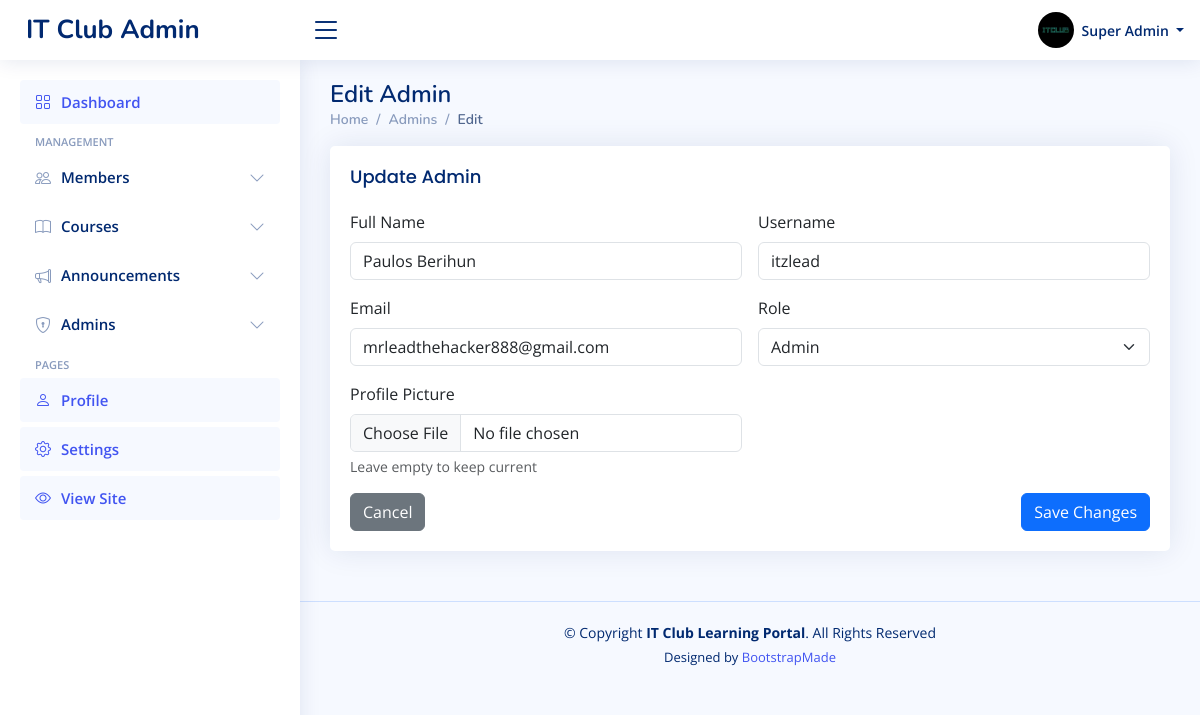
/admin/admins/edit/2 (signed in), run on an earlier commit of the app's database.
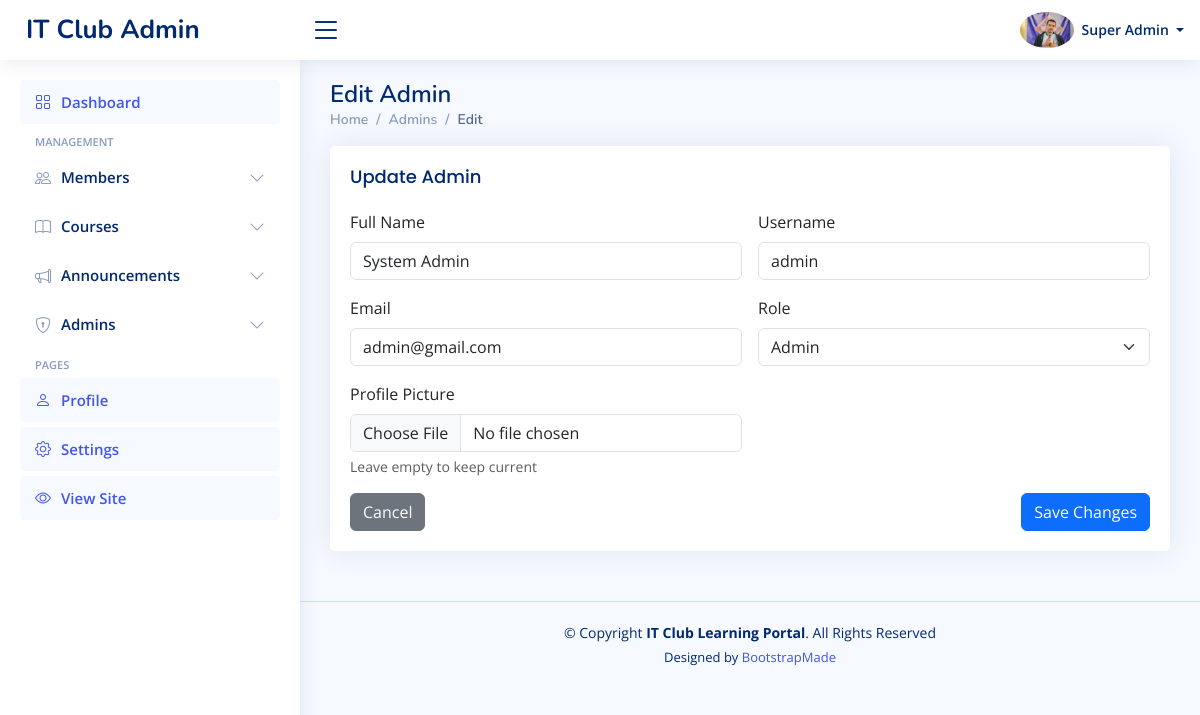
And on a later commit of the database.
### tables this page shows
CREATE TABLE admins (
        id INTEGER PRIMARY KEY AUTOINCREMENT,
        full_name TEXT NOT NULL,
        username TEXT UNIQUE NOT NULL,
        email TEXT UNIQUE NOT NULL,
        password TEXT NOT NULL,
        role TEXT NOT NULL,
        created_at TIMESTAMP DEFAULT CURRENT_TIMESTAMP
    , profile_picture TEXT);

### app.py (the view, shortened to what this page needs)
@app.route('/admin/admins/edit/<int:admin_id>', methods=['GET', 'POST'])
@admin_required
@super_admin_required
def edit_admin(admin_id):
    db = get_db()
    admin = db.execute('SELECT * FROM admins WHERE id = ?', (admin_id,)).fetchone()
    if not admin:
        flash('Admin not found.', 'error')
        return redirect(url_for('admin_admins'))
    return render_template('admin/edit_admin.html', admin=admin)

### app.py (called while the page is built)
def get_db():
    if 'db' not in g:
        g.db = sqlite3.connect(app.config['DATABASE'])
        g.db.row_factory = sqlite3.Row
    return g.db

def admin_required(f):
    @functools.wraps(f)
    def decorated(*args, **kwargs):
        if 'admin_id' not in session:
            flash('Admin login required.', 'error')
            return redirect(url_for('admin_login'))
        return f(*args, **kwargs)
    return decorated

def super_admin_required(f):
    @functools.wraps(f)
    def decorated(*args, **kwargs):
        if 'admin_id' not in session or session.get('admin_role') != 'super_admin':
            flash('Super admin access required.', 'error')
            return redirect(url_for('admin_dashboard'))
        return f(*args, **kwargs)
    return decorated

### templates/admin/edit_admin.html (shortened to what the changed rows need)
<!DOCTYPE html>
<html lang="en">
<head>
  <link href="{{ url_for('static', filename='vendor/bootstrap/css/bootstrap.min.css') }}" rel="stylesheet">
  <link href="{{ url_for('static', filename='vendor/bootstrap-icons/bootstrap-icons.css') }}" rel="stylesheet">
  <link href="{{ url_for('static', filename='vendor/boxicons/css/boxicons.min.css') }}" rel="stylesheet">
  <link href="{{ url_for('static', filename='vendor/quill/quill.snow.css') }}" rel="stylesheet">
  <link href="{{ url_for('static', filename='vendor/quill/quill.bubble.css') }}" rel="stylesheet">
  <link href="{{ url_for('static', filename='vendor/remixicon/remixicon.css') }}" rel="stylesheet">
  <link href="{{ url_for('static', filename='vendor/simple-datatables/style.css') }}" rel="stylesheet">
  <link href="{{ url_for('static', filename='css/style.css') }}" rel="stylesheet">
</head>
<body>
  <header id="header" class="header fixed-top d-flex align-items-center">
    <nav class="header-nav ms-auto">
      <ul class="d-flex align-items-center">
        <li class="nav-item dropdown pe-3">
          <a class="nav-link nav-profile d-flex align-items-center pe-0" href="#" data-bs-toggle="dropdown">
            {% set _avatar_src = None %}
            {% if admin and admin.profile_picture %}
              {% if admin.profile_picture.startswith('http') or admin.profile_picture.startswith('/') %}
                {% set _avatar_src = admin.profile_picture %}
              {% else %}
                {% set _avatar_src = url_for('static', filename=admin.profile_picture) %}
              {% endif %}
            {% endif %}
            {% if _avatar_src %}
              <img src="{{ _avatar_src }}" alt="Profile" class="rounded-circle">
            {% else %}
              <div class="rounded-circle bg-secondary d-flex align-items-center justify-content-center" style="width:38px;height:38px;">
                <i class="bi bi-person-fill text-white"></i>
              </div>
            {% endif %}
            <span class="d-none d-md-block dropdown-toggle ps-2">
              {{ session.get('admin_name', 'Admin') }}
            </span>
          </a>
        </li>
      </ul>
    </nav>
  </header>
  <main id="main" class="main">
    <div class="pagetitle">
      <h1>Edit Admin</h1>
    </div>
    <section class="section">
      <div class="card">
        <div class="card-body">
          <form action="{{ url_for('edit_admin', admin_id=admin.id) }}" method="post" enctype="multipart/form-data">
            <div class="row g-3">
              <div class="col-md-6">
                <label class="form-label">Full Name</label>
                <input name="full_name" class="form-control" value="{{ admin.full_name }}" required>
              </div>
              <div class="col-md-6">
                <label class="form-label">Username</label>
                <input name="username" class="form-control" value="{{ admin.username }}" required>
              </div>
              <div class="col-md-6">
                <label class="form-label">Email</label>
                <input name="email" type="email" class="form-control" value="{{ admin.email }}" required>
              </div>
              <div class="col-md-6">
                <label class="form-label">Role</label>
                <select name="role" class="form-select" required>
                  <option value="admin" {% if admin.role == 'admin' %}selected{% endif %}>Admin</option>
                </select>
              </div>
            </div>
          </form>
        </div>
      </div>
    </section>
  </main>
</body>
</html>

What changed in the data, as far as the page shows it:
changed admins "Admin": profile_picture: a different picture; full_name "Paulos Berihun" → "System Admin"; username "itzlead" → "admin"; email "mrleadthehacker888@gmail.com" → "admin@gmail.com"
